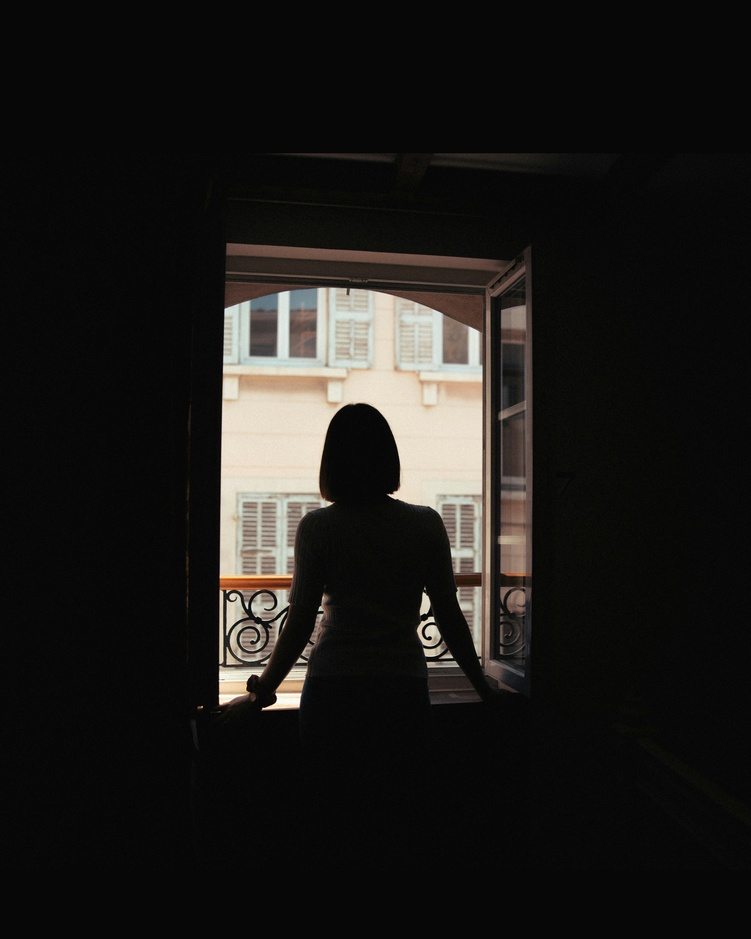
#> input picture ronak-valobobhai.jpg, 751 x 939 px, shrunk from 4693 x 5867 before the run
$ python assignmentQ2.py
#> lines starting #> are read from the running program, lines starting #| are printed output that depends on the picture
import cv2
import numpy as np
import matplotlib.pyplot as plt

##Load image
img = cv2.imread('ronak-valobobhai.jpg')
#> img is the input picture: shape (939, 751, 3); mean B, G, R 25.1, 27.4, 29
img = cv2.cvtColor(img, cv2.COLOR_BGR2RGB)

##Convert to LAB color space
lab = cv2.cvtColor(img, cv2.COLOR_RGB2LAB)
#> lab: shape (939, 751, 3); mean of channels 0, 1, 2 26.5, 128.3, 129.4
L, A, B = cv2.split(lab)
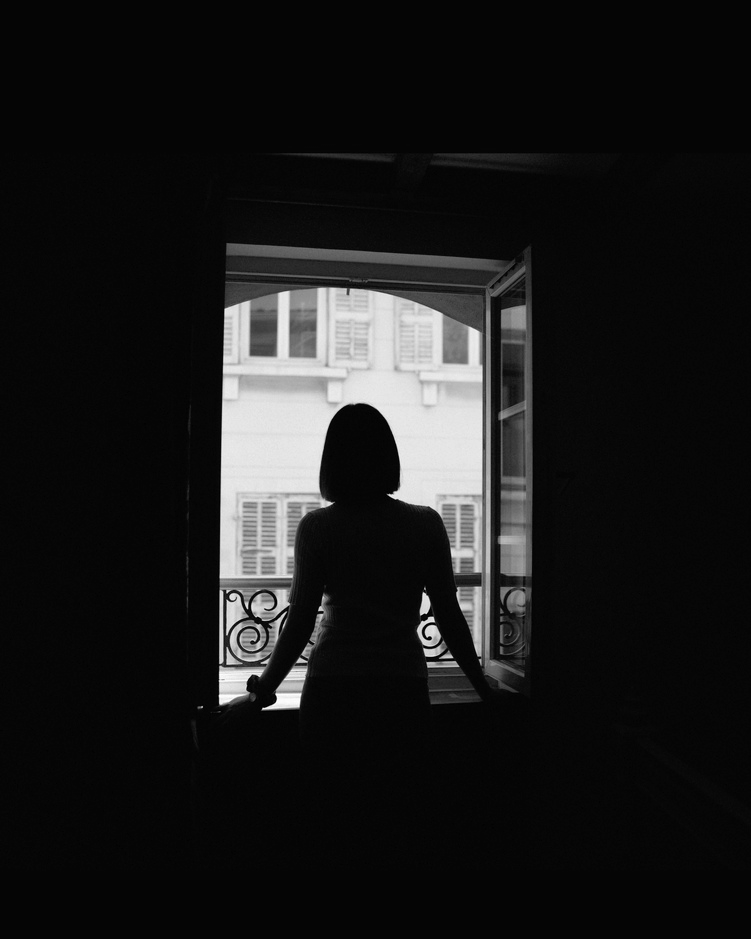
#> L: shape (939, 751); min 0, max 255, mean 26.5
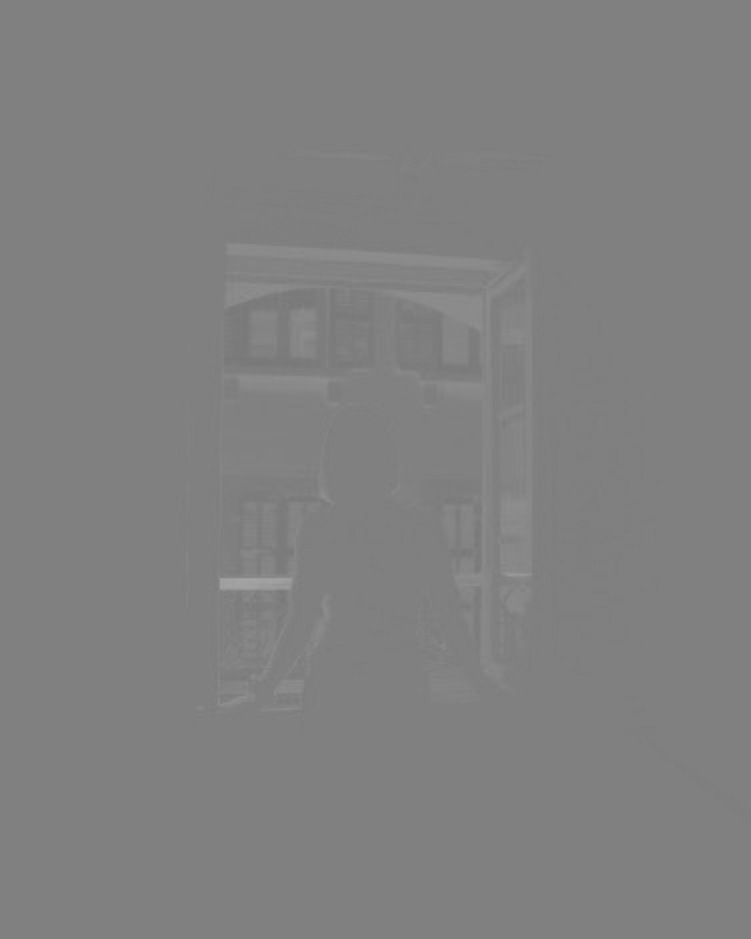
#> A: shape (939, 751); min 120, max 166, mean 128.3

##Normalize L channel
L_norm = L / 255.0

##Apply gamma correction
gamma = 0.5
L_gamma = np.power(L_norm, gamma)
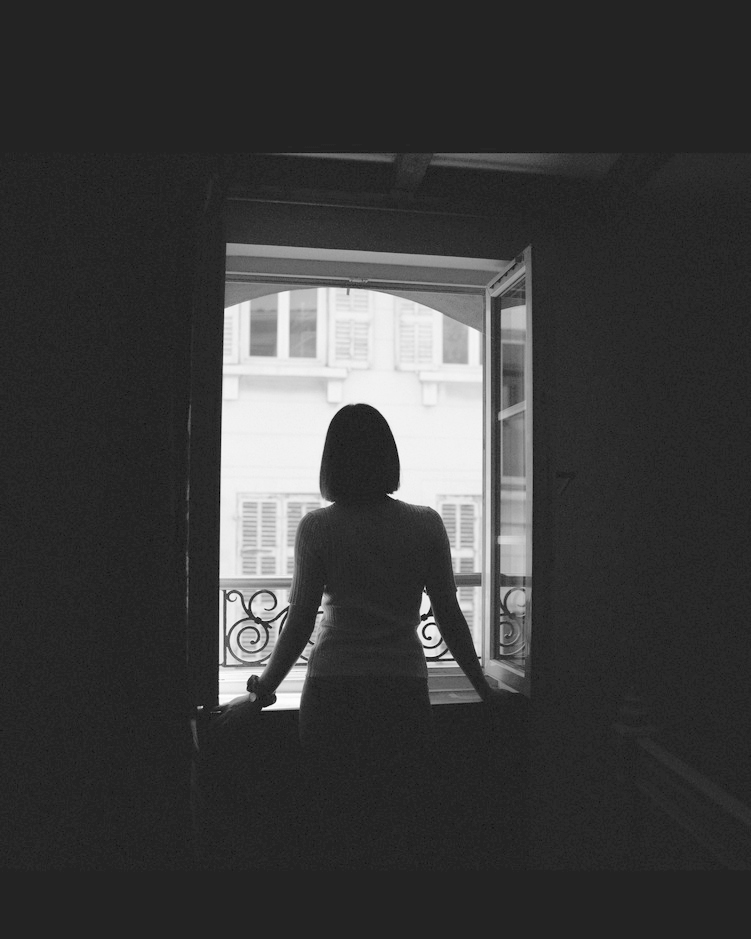
#> L_gamma: shape (939, 751) float64; min 0, max 1, mean 0.236

##Scale back to [0,255] and convert to uint8
L_new = (L_gamma * 255).astype(np.uint8)
lab_new = cv2.merge((L_new, A, B))
#> lab_new: shape (939, 751, 3); mean of channels 0, 1, 2 59.6, 128.3, 129.4

## Convert back to image
img_result = cv2.cvtColor(lab_new, cv2.COLOR_LAB2RGB)
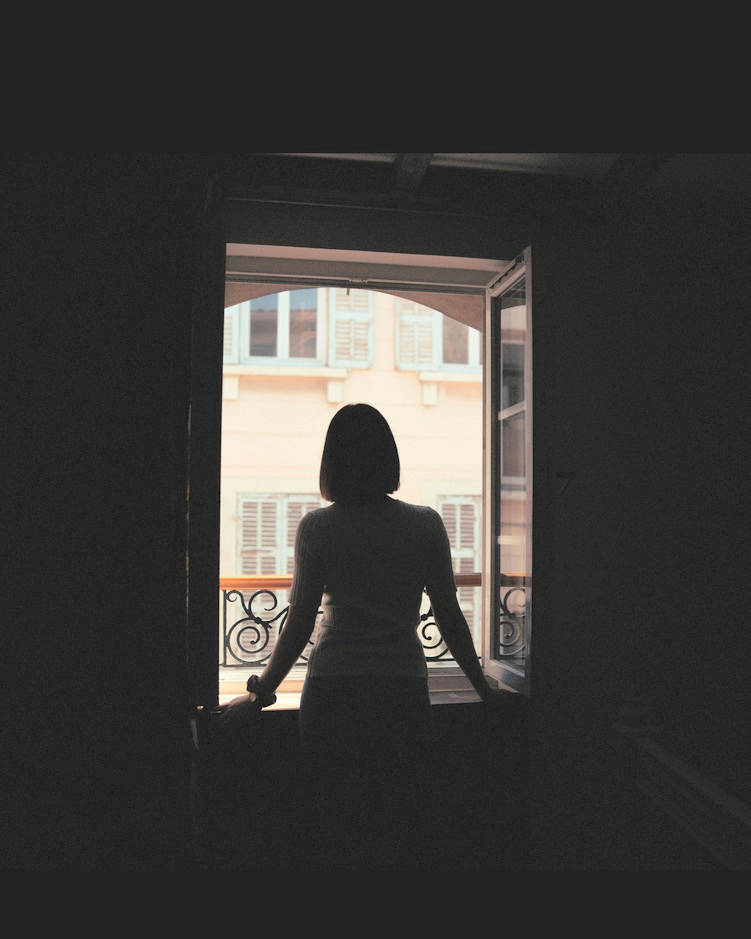
#> img_result: shape (939, 751, 3); mean R, G, B 59.9, 58.1, 55.8

## Display results
plt.figure(figsize=(10,5))

plt.subplot(1,2,1)
plt.title("Original")
plt.imshow(img)

plt.subplot(1,2,2)
plt.title("Gamma Corrected (L channel)")
plt.imshow(img_result)

plt.show()

## Display histograms
plt.figure(figsize=(10,4))

plt.subplot(1,2,1)
plt.title("Original L Histogram")
plt.hist(L.flatten(), bins=256)

plt.subplot(1,2,2)
plt.title("Corrected L Histogram")
plt.hist(L_new.flatten(), bins=256)

plt.show()
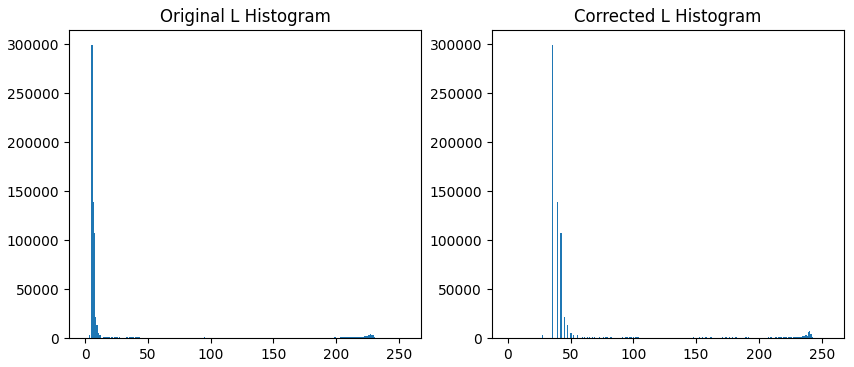
#> figure drawn by matplotlib, 2 panels; panel 1: tallest bar 299823 high, from x = 4.98 to 5.98; panel 2: tallest bar 299823 high, from x = 34.86 to 35.86

$ run again, with Image for gamma correction.webp saved as ronak-valobobhai.jpg
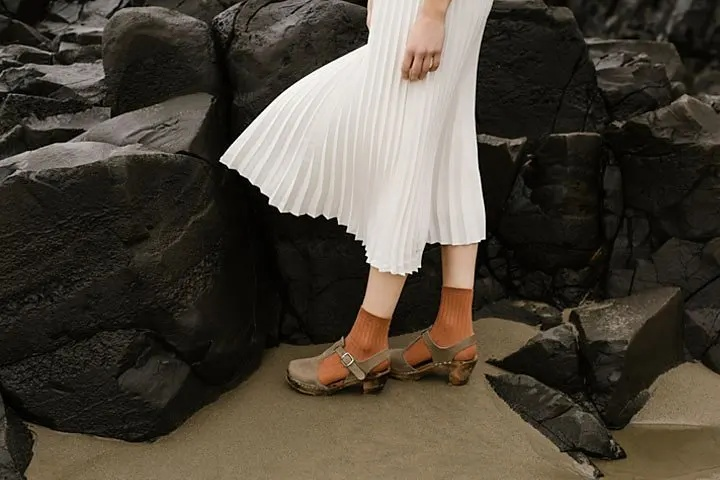
#> input picture Image for gamma correction.webp, 720 x 480 px
#> img is the input picture: shape (480, 720, 3); mean B, G, R 58, 68.8, 75.6
#> lab: shape (480, 720, 3); mean of channels 0, 1, 2 71.3, 128.9, 135.1
#> lab_new: shape (480, 720, 3); mean of channels 0, 1, 2 117.4, 128.9, 135.1
#> `img_result = cv2.cvtColor(lab_new, cv2.COLOR_LAB2RGB)`:
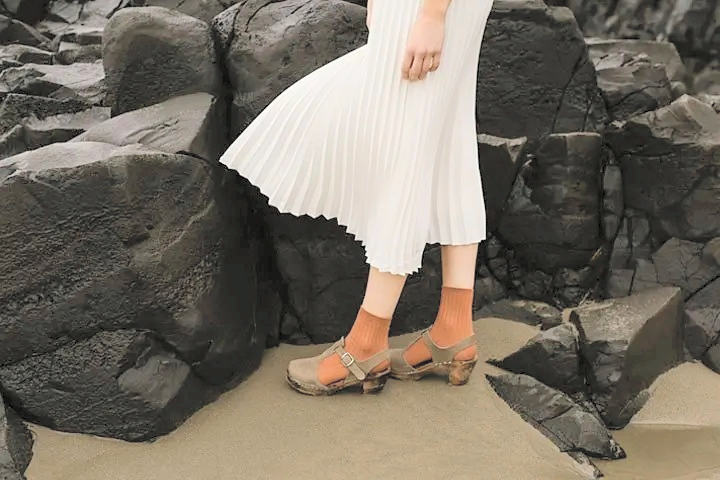
#> img_result: shape (480, 720, 3); mean R, G, B 118.7, 111.3, 100.1
#> `plt.show()`:
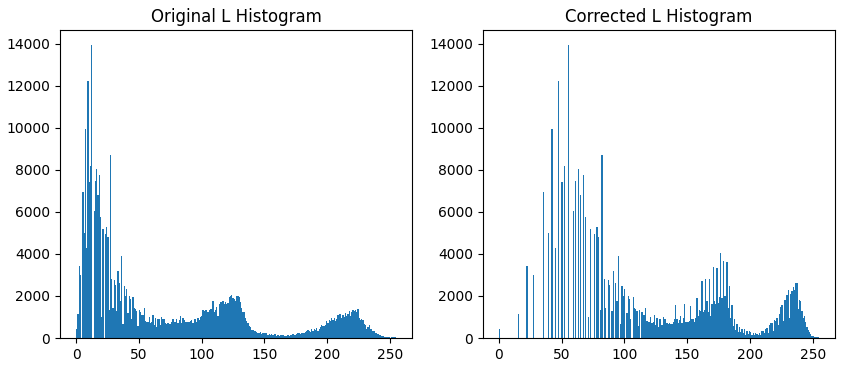
#> figure drawn by matplotlib, 2 panels; panel 1: tallest bar 13948 high, from x = 11.95 to 12.95; panel 2: tallest bar 13948 high, from x = 54.79 to 55.78
